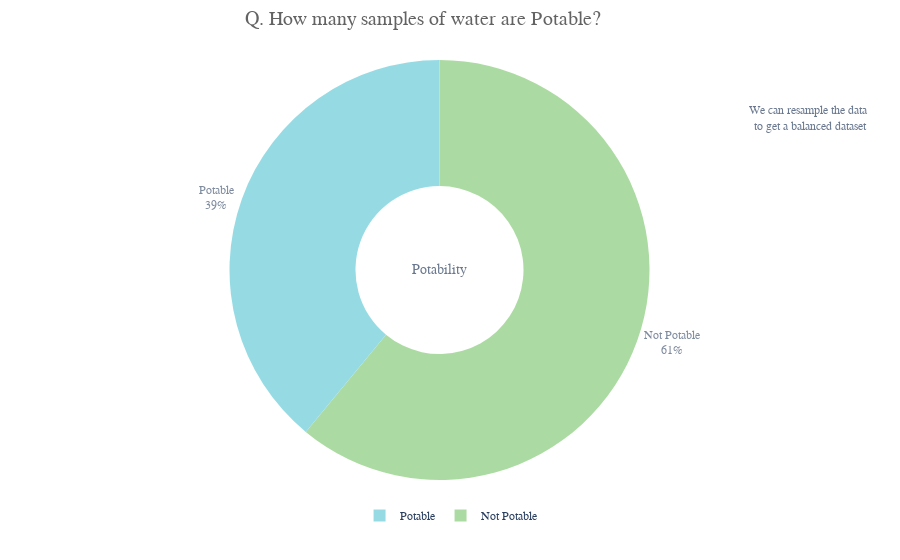

Source (notebook cell):
### Code cell
import plotly.express as px
d= pd.DataFrame(data['Potability'].value_counts())
fig = px.pie(d,values='Potability',names=['Not Potable','Potable'],hole=0.4,opacity=0.6,
            color_discrete_sequence=[colors_green[3],colors_blue[3]],
             labels={'label':'Potability','Potability':'No. Of Samples'})

fig.add_annotation(text='We can resample the data<br> to get a balanced dataset',
                   x=1.2,y=0.9,showarrow=False,font_size=12,opacity=0.7,font_family='monospace')
fig.add_annotation(text='Potability',
                   x=0.5,y=0.5,showarrow=False,font_size=14,opacity=0.7,font_family='monospace')

fig.update_layout(
    font_family='monospace',
    title=dict(text='Q. How many samples of water are Potable?',x=0.47,y=0.98,
               font=dict(color=colors_dark[2],size=20)),
    legend=dict(x=0.37,y=-0.05,orientation='h',traceorder='reversed'),
    hoverlabel=dict(bgcolor='white'))

fig.update_traces(textposition='outside', textinfo='percent+label')

fig.show()

### Figure 1 — Plotly figure (JSON) as saved in the notebook; plotly's stock layout.template omitted (floating-point values rounded to 4 significant figures)
{"data": [{"domain": {"x": [0, 1], "y": [0, 1]}, "hole": 0.4, "hovertemplate": "label=%{label}<br>No. Of Samples=%{value}<extra></extra>", "labels": ["Not Potable", "Potable"], "legendgroup": "", "name": "", "opacity": 0.6, "showlegend": true, "textinfo": "percent+label", "textposition": "outside", "type": "pie", "values": [1998, 1278]}], "layout": {"annotations": [{"font": {"family": "monospace", "size": 12}, "opacity": 0.7, "showarrow": false, "text": "We can resample the data<br> to get a balanced dataset", "x": 1.2, "y": 0.9}, {"font": {"family": "monospace", "size": 14}, "opacity": 0.7, "showarrow": false, "text": "Potability", "x": 0.5, "y": 0.5}], "font": {"family": "monospace"}, "hoverlabel": {"bgcolor": "white"}, "legend": {"orientation": "h", "tracegroupgap": 0, "traceorder": "reversed", "x": 0.37, "y": -0.05}, "margin": {"t": 60}, "piecolorway": ["#74C365", "#51C4D3"], "title": {"font": {"color": "#636363", "size": 20}, "text": "Q. How many samples of water are Potable?", "x": 0.47, "y": 0.98}}}
